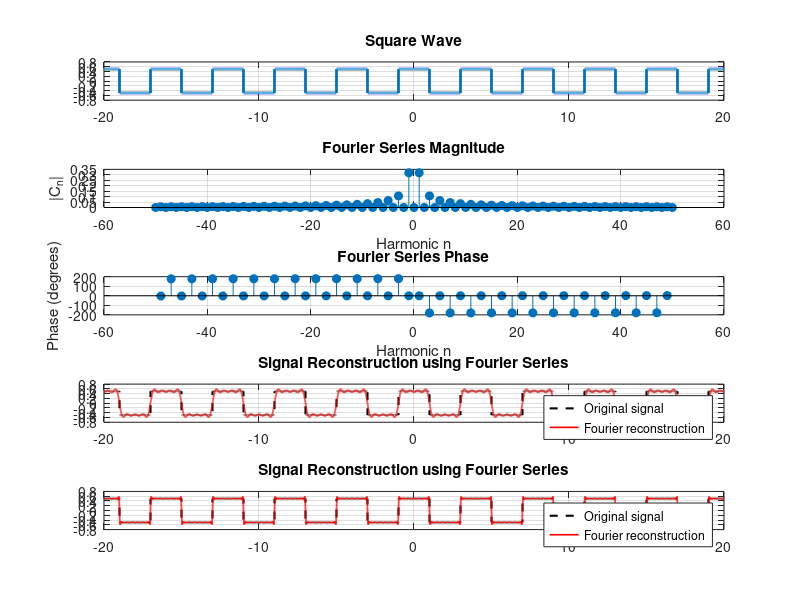

Write the MATLAB code that produced this figure.
clc; clear; close all;
ID_NO = '2024A3PS0378P';
num = ID_NO(12) - 48;
t = -20:0.001:20;
T0 = 4;
t0 = 0;
omega0 = 2*pi*(1/T0);
x0 = @(t) square(omega0*t + pi/2)/2 + 0.5
x = @(t) x0(t-num) - 0.5;

subplot(5, 1, 1);
plot(t, x(t), 'LineWidth', 2)
grid on
title('Square Wave')
N = 50;                    % compute Cn for n = -N..N
nvec = -N:N;
Cn = zeros(size(nvec));
t_fs = t0 : 0.001 : (t0 + T0); 
% Use integral for each harmonic
for k = 1:length(nvec)
    n = nvec(k);
    integrand = x(t_fs).*exp(-1j*n*omega0*t_fs);
    Cn(k) = (1/T0)*trapz(t_fs, integrand);
end


% Threshold to ignore phase where magnitude is negligible
mag = abs(Cn);
thresh = max(mag) * 1e-3;          % adjust threshold as needed

% Compute raw phase in radians
phase_rad = angle(Cn);              % in [-pi, pi]
phase_rad(mag < thresh) = NaN;      % mask noisy phases

% Plot magnitude and phase

subplot(5,1,2);
stem(nvec, mag, 'filled');
xlabel('Harmonic n'); ylabel('|C_n|');
title('Fourier Series Magnitude');
grid on;

subplot(5,1,3);
stem(nvec, rad2deg(phase_rad), 'filled');
xlabel('Harmonic n'); ylabel('Phase (degrees)');
title('Fourier Series Phase');
grid on;
n = -8:8;
x_rec = zeros(size(t));

for k = 1:length(n)
    x_rec = x_rec + Cn(nvec == n(k)) .* exp(1j*n(k)*omega0*t);
end

x_rec = real(x_rec);
subplot(5,1,4);
plot(t, x(t), 'k--', 'LineWidth', 1.5)
hold on
plot(t, x_rec, 'r', 'LineWidth', 1.2)
grid on
legend('Original signal', 'Fourier reconstruction')
title('Signal Reconstruction using Fourier Series')

x_rec = zeros(size(t));

for k = 1:length(nvec)
    x_rec = x_rec + Cn(k) * exp(1j * nvec(k) * omega0 * t);
end

x_rec = real(x_rec);   % imaginary part ≈ numerical error

subplot(5,1,5);
plot(t, x(t), 'k--', 'LineWidth', 1.5)
hold on
plot(t, x_rec, 'r', 'LineWidth', 1.2)
grid on
legend('Original signal', 'Fourier reconstruction')
title('Signal Reconstruction using Fourier Series')
